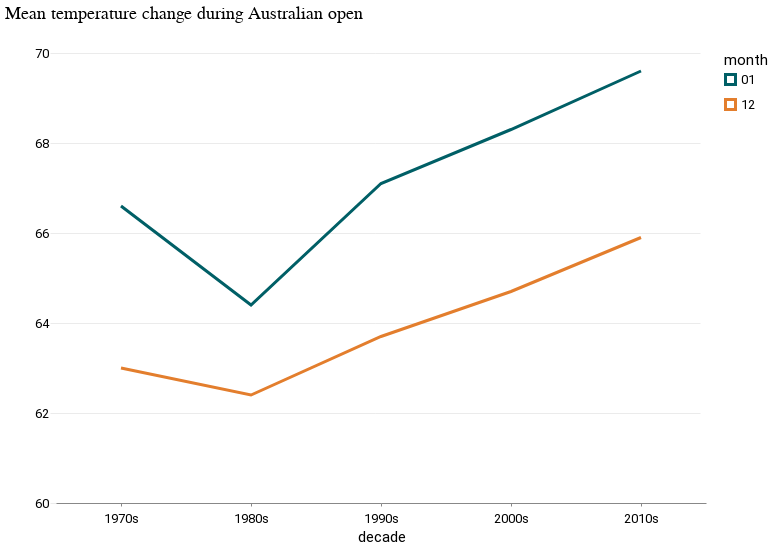

Notebook source saved alongside this figure:
### Code cell
alt.Chart(open_months).mark_line().encode(
    x="decade",
    y=alt.Y(
        "mean", axis=alt.Axis(tickCount=5), scale=alt.Scale(domain=[60, 70]), title=" "
    ),
    color="month",
).properties(width=650, title="Mean temperature change during Australian open")

### Figure 1 — Vega-Lite specification as saved in the notebook (floating-point values rounded to 4 significant figures)
{"config": {"view": {"width": 800, "height": 450, "strokeOpacity": 0}, "background": "#ffffff", "title": {"anchor": "start", "font": "Summit Sans", "fontColor": "palette[\"black\"]", "fontSize": 18, "fontWeight": "normal"}, "arc": {"fill": "#00d4d8"}, "area": {"fill": "#00d4d8"}, "line": {"stroke": "#00d4d8", "strokeWidth": 3}, "path": {"stroke": "#00d4d8"}, "rect": {"fill": "#00d4d8"}, "shape": {"stroke": "#00d4d8"}, "bar": {"fill": "#00d4d8"}, "point": {"stroke": "#00d4d8"}, "symbol": {"fill": "#00d4d8", "size": 30}, "axis": {"titleFont": "Roboto", "titleFontSize": 15, "titleFontWeight": "normal", "labelFont": "Roboto, sans", "labelFontSize": 13, "labelFontWeight": "normal"}, "axisX": {"labelAngle": 0, "labelPadding": 6, "tickSize": 3, "grid": false}, "axisY": {"labelBaseline": "middle", "maxExtent": 45, "minExtent": 45, "titleAlign": "left", "titleAngle": 0, "titleX": -45, "titleY": -11, "domainOpacity": 0, "gridWidth": 0.6, "gridColor": "#dddddd", "offset": 6, "tickSize": 0, "titleColor": "#767676"}, "legend": {"titleFont": "Roboto", "titleFontSize": 15, "titleFontWeight": "normal", "symbolType": "square", "labelFont": "Roboto, sans", "labelFontSize": 13}, "range": {"category": ["#005f66", "#e37e2d", "#d64a3b", "#76b0ef", "#c1bc40"], "diverging": ["#e68a4f", "#f4bb6a", "#f9e39c", "#dadfe2", "#a6b7c6", "#849eae"], "heatmap": ["#7ff6f6", "#00eeef", "#00d4d8", "#00abb2", "#00848b", "#fbf2c7", "#00363d"], "ordinal": ["#7ff6f6", "#00eeef", "#00d4d8", "#00abb2", "#00848b", "#fbf2c7", "#00363d"], "ramp": ["#7ff6f6", "#00eeef", "#00d4d8", "#00abb2", "#00848b", "#fbf2c7", "#00363d"]}}, "data": {"name": "data-4e58ce3f135f4bbb5b58ffb132f175d0"}, "mark": "line", "encoding": {"color": {"field": "month", "type": "nominal"}, "x": {"field": "decade", "type": "nominal"}, "y": {"axis": {"tickCount": 5}, "field": "mean", "scale": {"domain": [60, 70]}, "title": " ", "type": "quantitative"}}, "title": "Mean temperature change during Australian open", "width": 650, "$schema": "https://vega.github.io/schema/vega-lite/v4.17.0.json", "datasets": {"data-4e58ce3f135f4bbb5b58ffb132f175d0": [{"place": "Melbourne", "decade": "1970s", "month": "01", "mean": 66.6}, {"place": "Melbourne", "decade": "1970s", "month": "12", "mean": 63.0}, {"place": "Melbourne", "decade": "1980s", "month": "01", "mean": 64.4}, {"place": "Melbourne", "decade": "1980s", "month": "12", "mean": 62.4}, {"place": "Melbourne", "decade": "1990s", "month": "01", "mean": 67.1}, {"place": "Melbourne", "decade": "1990s", "month": "12", "mean": 63.7}, {"place": "Melbourne", "decade": "2000s", "month": "01", "mean": 68.3}, {"place": "Melbourne", "decade": "2000s", "month": "12", "mean": 64.7}, {"place": "Melbourne", "decade": "2010s", "month": "01", "mean": 69.6}, {"place": "Melbourne", "decade": "2010s", "month": "12", "mean": 65.9}]}}
